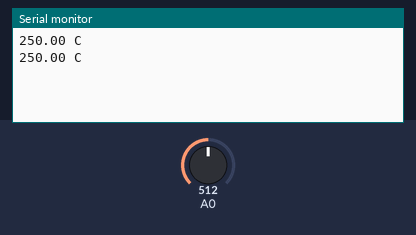
A sketch run on a simulated Arduino Uno, built with avr-gcc and run on an emulated ATmega328P. On the bench: the last lines printed to the serial monitor. The inputs (shaded band) are chosen by the test bench; at power-on: A0 = 512.

Above: at 1.8 s.
1.9 s: A0 set to 716
At 2.8 s:
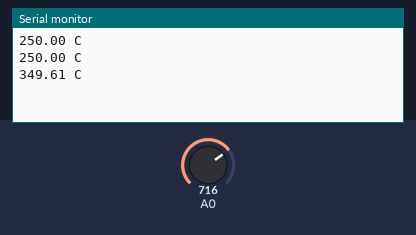
3.4 s: A0 set to 900
At 4.5 s:
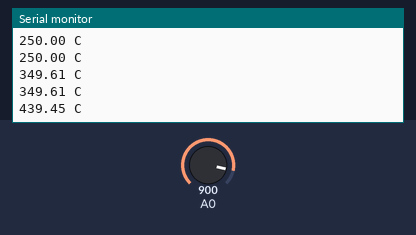
Timing chart, 0 to 6.4 s (numbered marks = the images above; inputs shaded):
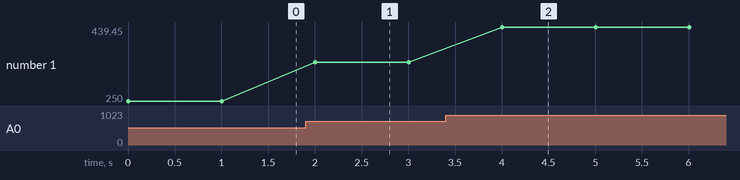

Measured:
- after the input at 1.9 s, the serial monitor: prints a new line after 0.10 s (image 1)
- after the input at 3.4 s, the serial monitor: prints a new line after 0.60 s (image 2)
- plotted number 1: 250 → 349.61 after the input at 1.9 s, 349.61 → 439.45 after the input at 3.4 s

The sketch:

damalm35.ino
```cpp
void setup() {
Serial.begin(9600);
}
void loop() {
int reading = analogRead(A0);
float voltage = reading * (500 / 1024.0);
float tempe = voltage ;
Serial.print(tempe);
Serial.println(" C ");
delay(1000);
}
```
